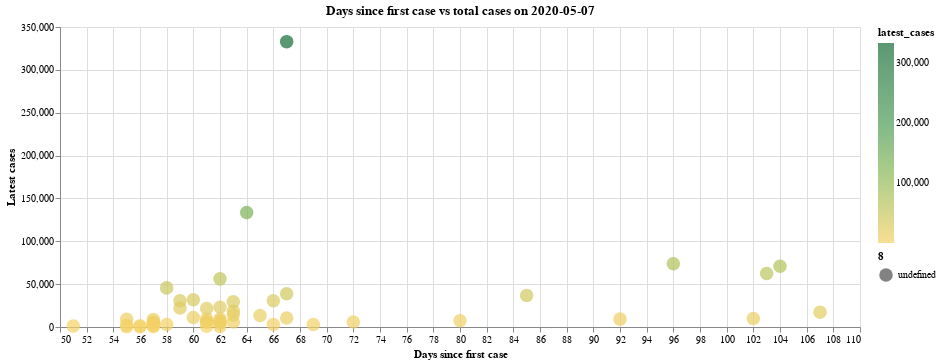

Notebook code cell kept with this figure:
### Markdown cell above
## 10 - Days since first reported case for each state
We will now look at how each states' cases have grown since the first reported case. The following chart shows a few outliers in the data, visualizing how fast New York and New Jersey spiked in cases despite only reporting their first cases 39 and 36 days ago, respectively. On the other hand, Washington was the first to report a case in the country, but only has a small fraction of the cases that New York and New Jersey do. This shows that Washington and other early reporters of COVID-19 cases may have effectively slowed the spread of the virus

### Code cell
states = us_states["state"].unique()
states = np.delete(states,[50,51,52,54,55]) #delete non-us states
column_names = ["state", "first_case_date","days_since_first_case"]
first_case_dates_by_state = pd.DataFrame(columns = column_names)


for state in states:
    state_data = us_states[us_states["state"]==state]
    min_date=min(state_data["date"])
#     min_date_dt = datetime.strptime(min_date, '%Y-%m-%d')
    days_since_first_case=(latest_date_dt-min_date).days
    first_case_dates_by_state = first_case_dates_by_state.append({'state' : state , 'first_case_date' : min_date, 'days_since_first_case': days_since_first_case},
                                                                 ignore_index=True)
    
days_since_first_case=first_case_dates_by_state.set_index('state')

latest_cases_idk=latest_cases.set_index('state')

days_since_first_case['latest_cases']=latest_cases_idk['cases']
days_since_first_case=days_since_first_case.reset_index()
# display(days_since_first_case)

alt.Chart(days_since_first_case).mark_circle().encode(
    alt.X('days_since_first_case:Q', scale=alt.Scale(zero=False), axis=alt.Axis(title='Days since first case')),
    alt.Y('latest_cases:Q', scale=alt.Scale(zero=False), axis=alt.Axis(title='Latest cases')),
    color=alt.Color('latest_cases:Q', scale=alt.Scale(scheme='goldgreen')),
    size="8:N",
    tooltip=['state:N', 'latest_cases:Q', 'days_since_first_case']
).properties(
    width=800,
    height=300,
    title="Days since first case vs total cases on " + latest_date
)

### Figure 1 — Vega-Lite specification as saved in the notebook (floating-point values rounded to 4 significant figures)
{"config": {"view": {"continuousWidth": 400, "continuousHeight": 300}}, "data": {"name": "data-14eac67f5bf0103bfaa379ed71313778"}, "mark": "circle", "encoding": {"color": {"type": "quantitative", "field": "latest_cases", "scale": {"scheme": "goldgreen"}}, "size": {"type": "nominal", "field": "8"}, "tooltip": [{"type": "nominal", "field": "state"}, {"type": "quantitative", "field": "latest_cases"}, {"type": "quantitative", "field": "days_since_first_case"}], "x": {"type": "quantitative", "axis": {"title": "Days since first case"}, "field": "days_since_first_case", "scale": {"zero": false}}, "y": {"type": "quantitative", "axis": {"title": "Latest cases"}, "field": "latest_cases", "scale": {"zero": false}}}, "height": 300, "title": "Days since first case vs total cases on 2020-05-07", "width": 800, "$schema": "https://vega.github.io/schema/vega-lite/v4.0.2.json", "datasets": {"data-14eac67f5bf0103bfaa379ed71313778": [{"state": "Washington", "first_case_date": "2020-01-21T00:00:00", "days_since_first_case": 107, "latest_cases": 17334}, {"state": "Illinois", "first_case_date": "2020-01-24T00:00:00", "days_since_first_case": 104, "latest_cases": 70802}, {"state": "California", "first_case_date": "2020-01-25T00:00:00", "days_since_first_case": 103, "latest_cases": 62481}, {"state": "Arizona", "first_case_date": "2020-01-26T00:00:00", "days_since_first_case": 102, "latest_cases": 9945}, {"state": "Massachusetts", "first_case_date": "2020-02-01T00:00:00", "days_since_first_case": 96, "latest_cases": 73721}, {"state": "Wisconsin", "first_case_date": "2020-02-05T00:00:00", "days_since_first_case": 92, "latest_cases": 9215}, {"state": "Texas", "first_case_date": "2020-02-12T00:00:00", "days_since_first_case": 85, "latest_cases": 36682}, {"state": "Nebraska", "first_case_date": "2020-02-17T00:00:00", "days_since_first_case": 80, "latest_cases": 7190}, {"state": "Utah", "first_case_date": "2020-02-25T00:00:00", "days_since_first_case": 72, "latest_cases": 5724}, {"state": "Oregon", "first_case_date": "2020-02-28T00:00:00", "days_since_first_case": 69, "latest_cases": 2989}, {"state": "Florida", "first_case_date": "2020-03-01T00:00:00", "days_since_first_case": 67, "latest_cases": 38820}, {"state": "New York", "first_case_date": "2020-03-01T00:00:00", "days_since_first_case": 67, "latest_cases": 332931}, {"state": "Rhode Island", "first_case_date": "2020-03-01T00:00:00", "days_since_first_case": 67, "latest_cases": 10530}, {"state": "Georgia", "first_case_date": "2020-03-02T00:00:00", "days_since_first_case": 66, "latest_cases": 30524}, {"state": "New Hampshire", "first_case_date": "2020-03-02T00:00:00", "days_since_first_case": 66, "latest_cases": 2843}, {"state": "North Carolina", "first_case_date": "2020-03-03T00:00:00", "days_since_first_case": 65, "latest_cases": 13431}, {"state": "New Jersey", "first_case_date": "2020-03-04T00:00:00", "days_since_first_case": 64, "latest_cases": 133635}, {"state": "Colorado", "first_case_date": "2020-03-05T00:00:00", "days_since_first_case": 63, "latest_cases": 18264}, {"state": "Maryland", "first_case_date": "2020-03-05T00:00:00", "days_since_first_case": 63, "latest_cases": 29476}, {"state": "Nevada", "first_case_date": "2020-03-05T00:00:00", "days_since_first_case": 63, "latest_cases": 5888}, {"state": "Tennessee", "first_case_date": "2020-03-05T00:00:00", "days_since_first_case": 63, "latest_cases": 14166}, {"state": "Hawaii", "first_case_date": "2020-03-06T00:00:00", "days_since_first_case": 62, "latest_cases": 619}, {"state": "Indiana", "first_case_date": "2020-03-06T00:00:00", "days_since_first_case": 62, "latest_cases": 22942}, {"state": "Kentucky", "first_case_date": "2020-03-06T00:00:00", "days_since_first_case": 62, "latest_cases": 6173}, {"state": "Minnesota", "first_case_date": "2020-03-06T00:00:00", "days_since_first_case": 62, "latest_cases": 9365}, {"state": "Oklahoma", "first_case_date": "2020-03-06T00:00:00", "days_since_first_case": 62, "latest_cases": 4330}, {"state": "Pennsylvania", "first_case_date": "2020-03-06T00:00:00", "days_since_first_case": 62, "latest_cases": 56149}, {"state": "South Carolina", "first_case_date": "2020-03-06T00:00:00", "days_since_first_case": 62, "latest_cases": 7142}, {"state": "District of Columbia", "first_case_date": "2020-03-07T00:00:00", "days_since_first_case": 61, "latest_cases": 5654}, {"state": "Kansas", "first_case_date": "2020-03-07T00:00:00", "days_since_first_case": 61, "latest_cases": 6242}, {"state": "Missouri", "first_case_date": "2020-03-07T00:00:00", "days_since_first_case": 61, "latest_cases": 9410}, {"state": "Vermont", "first_case_date": "2020-03-07T00:00:00", "days_since_first_case": 61, "latest_cases": 916}, {"state": "Virginia", "first_case_date": "2020-03-07T00:00:00", "days_since_first_case": 61, "latest_cases": 21570}, {"state": "Connecticut", "first_case_date": "2020-03-08T00:00:00", "days_since_first_case": 60, "latest_cases": 31784}, {"state": "Iowa", "first_case_date": "2020-03-08T00:00:00", "days_since_first_case": 60, "latest_cases": 11059}, {"state": "Louisiana", "first_case_date": "2020-03-09T00:00:00", "days_since_first_case": 59, "latest_cases": 30652}, {"state": "Ohio", "first_case_date": "2020-03-09T00:00:00", "days_since_first_case": 59, "latest_cases": 22131}, {"state": "Michigan", "first_case_date": "2020-03-10T00:00:00", "days_since_first_case": 58, "latest_cases": 45643}, {"state": "South Dakota", "first_case_date": "2020-03-10T00:00:00", "days_since_first_case": 58, "latest_cases": 2905}, {"state": "Arkansas", "first_case_date": "2020-03-11T00:00:00", "days_since_first_case": 57, "latest_cases": 3694}, {"state": "Delaware", "first_case_date": "2020-03-11T00:00:00", "days_since_first_case": 57, "latest_cases": 5939}, {"state": "Mississippi", "first_case_date": "2020-03-11T00:00:00", "days_since_first_case": 57, "latest_cases": 8686}, {"state": "New Mexico", "first_case_date": "2020-03-11T00:00:00", "days_since_first_case": 57, "latest_cases": 4493}, {"state": "North Dakota", "first_case_date": "2020-03-11T00:00:00", "days_since_first_case": 57, "latest_cases": 1371}, {"state": "Wyoming", "first_case_date": "2020-03-11T00:00:00", "days_since_first_case": 57, "latest_cases": 635}, {"state": "Alaska", "first_case_date": "2020-03-12T00:00:00", "days_since_first_case": 56, "latest_cases": 373}, {"state": "Maine", "first_case_date": "2020-03-12T00:00:00", "days_since_first_case": 56, "latest_cases": 1330}, {"state": "Alabama", "first_case_date": "2020-03-13T00:00:00", "days_since_first_case": 55, "latest_cases": 9046}, {"state": "Idaho", "first_case_date": "2020-03-13T00:00:00", "days_since_first_case": 55, "latest_cases": 2178}, {"state": "Montana", "first_case_date": "2020-03-13T00:00:00", "days_since_first_case": 55, "latest_cases": 456}, {"state": "West Virginia", "first_case_date": "2020-03-17T00:00:00", "days_since_first_case": 51, "latest_cases": 1297}]}}
